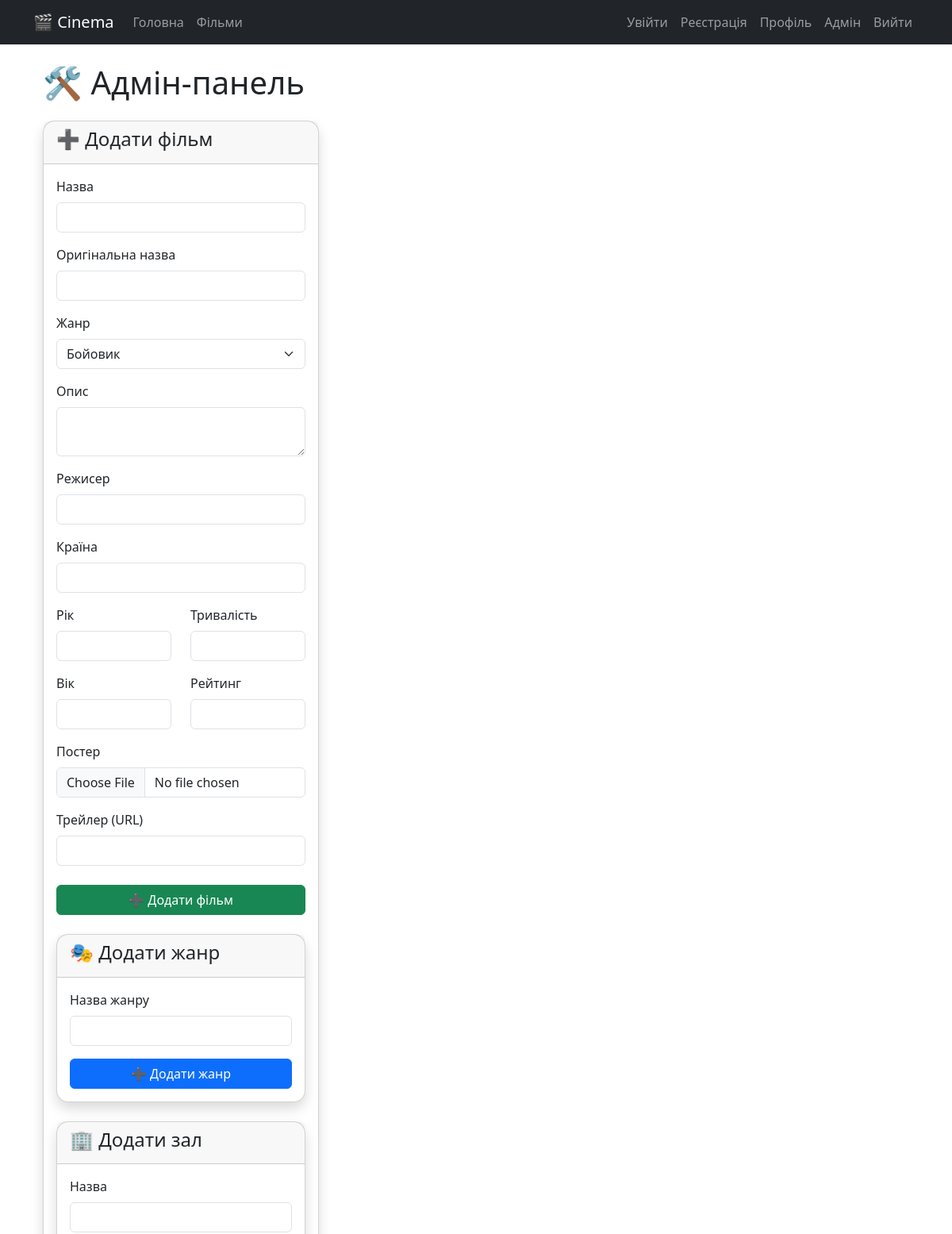
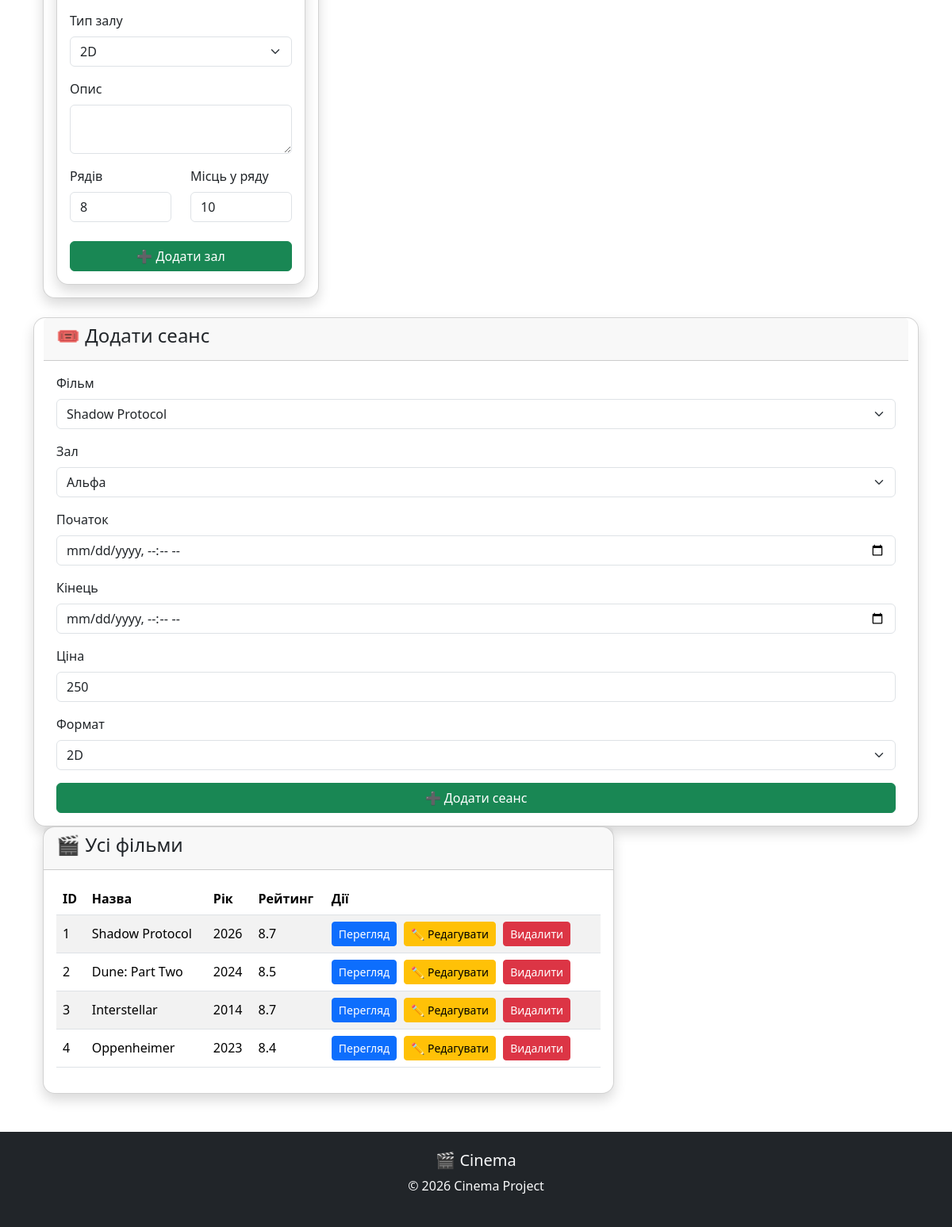
/admin (signed in), run on the app's committed database (2 pictures, top to bottom).
### app/models/movie.py (models this page shows)
class Movie(Base):
    __tablename__ = "movies"
    id: Mapped[int] = mapped_column(Integer,primary_key=True)
    title: Mapped[str] = mapped_column(String(255),nullable=False)
    original_title: Mapped[str | None] = mapped_column(
    String(255),
    nullable=True,
)
    description: Mapped[str] = mapped_column(Text)
    genre_id: Mapped[int] = mapped_column(
    ForeignKey("genres.id"),
    nullable=False,
)
    director: Mapped[str | None] = mapped_column(
    String(150),
    nullable=True,
)
    country: Mapped[str | None] = mapped_column(
    String(100),
    nullable=True,
)
    release_year: Mapped[int] = mapped_column(Integer)
    duration: Mapped[int] = mapped_column(Integer)
    age_limit: Mapped[int] = mapped_column(Integer)
    rating: Mapped[float] = mapped_column(Float,default=0)
    poster_url: Mapped[str | None] = mapped_column(String(255))
    trailer_url: Mapped[str | None] = mapped_column(
    String(255),
    nullable=True,
)
    is_active: Mapped[bool] = mapped_column(Boolean,default=True)
    created_at: Mapped[DateTime] = mapped_column(DateTime(timezone=True),server_default=func.now())
    updated_at: Mapped[DateTime] = mapped_column(DateTime(timezone=True),server_default=func.now(),onupdate=func.now())
    genre: Mapped["Genre"] = relationship(back_populates="movies")
    sessions: Mapped[list["MovieSession"]] = relationship(back_populates="movie",cascade="all, delete-orphan")

### app/routers/pages.py (the view)
@router.get("/admin", response_class=HTMLResponse)
def admin(
    request: Request,
    db: Session = Depends(get_db),
    current_user: User = Depends(get_current_admin),
):
    movies = MovieService(db).get_all()
    genres = GenreService(db).get_all()
    halls = HallService(db).get_all()
    return templates.TemplateResponse(
        "admin.html",
        {
            "request": request,
            "movies": movies,
            "genres": genres,
            "halls": halls,
            "user": current_user,
        },
    )

### app/templates/admin.html (shortened to what this page needs)
{% extends "base.html" %}
{% block styles %}
<link
    rel="stylesheet"
    href="{{ url_for('static', path='/css/admin.css') }}">
{% endblock %}
{% block content %}
<div class="container">
    <h1 class="mb-4">
        🛠 Адмін-панель
    </h1>
    <div class="row">
        <div class="col-lg-4">
            <div class="card shadow">
                <div class="card-header">
                    <h4>➕ Додати фільм</h4>
                </div>
                <div class="card-body">
                    <form id="movieForm">
    <div class="mb-3">
        <label class="form-label">Назва</label>
        <input
            id="title"
            class="form-control"
            required>
    </div>
    <div class="mb-3">
        <label class="form-label">
            Оригінальна назва
        </label>
        <input
            id="original_title"
            class="form-control">
    </div>
    <div class="mb-3">
        <label class="form-label">
            Жанр
        </label>
        <select
            id="genre_id"
            class="form-select">
            {% for genre in genres %}
            <option value="{{ genre.id }}">
                {{ genre.name }}
            </option>
            {% endfor %}
        </select>
    </div>
    <div class="mb-3">
        <label class="form-label">
            Опис
        </label>
        <textarea
            id="description"
            class="form-control"></textarea>
    </div>
    <div class="mb-3">
        <label class="form-label">
            Режисер
        </label>
        <input
            id="director"
            class="form-control">
    </div>
    <div class="mb-3">
        <label class="form-label">
            Країна
        </label>
        <input
            id="country"
            class="form-control">
    </div>
    <div class="row">
        <div class="col">
            <label class="form-label">
                Рік
            </label>
            <input
                id="release_year"
                type="number"
                class="form-control">
        </div>
        <div class="col">
            <label class="form-label">
                Тривалість
            </label>
            <input
                id="duration"
                type="number"
                class="form-control">
        </div>
    </div>
    <div class="row mt-3">
        <div class="col">
            <label class="form-label">
                Вік
            </label>
            <input
                id="age_limit"
                type="number"
                class="form-control">
        </div>
        <div class="col">
            <label class="form-label">
                Рейтинг
            </label>
            <input
                id="rating"
                type="number"
                step="0.1"
                class="form-control">
        </div>
    </div>
    <div class="mt-3">
    <label class="form-label">
        Постер
    </label>
    <input
        type="file"
        id="poster_file"
        class="form-control"
        accept="image/*">
    </div>
    <div class="mt-3">
        <label class="form-label">
            Трейлер (URL)
        </label>
        <input
            id="trailer_url"
            class="form-control">
    </div>
    <button
        id="movieSubmitButton"
        class="btn btn-success w-100 mt-4">
        ➕ Додати фільм
    </button>
    </form>
    <div class="card shadow mt-4">
    <div class="card-header">
        <h4>🎭 Додати жанр</h4>
    </div>
    <div class="card-body">
        <form id="genreForm">
            <div class="mb-3">
                <label class="form-label">
                    Назва жанру
                </label>
                <input
                    id="genreName"
                    class="form-control"
                    required>
            </div>
            <button
                class="btn btn-primary w-100">
                ➕ Додати жанр
            </button>
        </form>
    </div>
</div>
<div class="card shadow mt-4">
    <div class="card-header">
        <h4>🏢 Додати зал</h4>
    </div>
    <div class="card-body">
        <form id="hallForm">
            <div class="mb-3">
                <label class="form-label">
                    Назва
                </label>
                <input
                    id="hallName"
                    class="form-control"
                    required>
            </div>
            <div class="mb-3">
                <label class="form-label">
                    Тип залу
                </label>
                <select
                    id="hallType"
                    class="form-select">
                    <option value="2D">2D</option>
                </select>
            </div>
            <div class="mb-3">
                <label class="form-label">
                    Опис
                </label>
                <textarea
                    id="hallDescription"
                    class="form-control"></textarea>
            </div>
            <div class="row">
                <div class="col">
                    <label class="form-label">
                        Рядів
                    </label>
                    <input
                        type="number"
                        id="hallRows"
                        class="form-control"
                        value="8">
                </div>
                <div class="col">
                    <label class="form-label">
                        Місць у ряду
                    </label>
                    <input
                        type="number"
                        id="hallSeats"
                        class="form-control"
                        value="10">
                </div>
            </div>
            <button
                class="btn btn-success w-100 mt-4">
                ➕ Додати зал
            </button>
        </form>
    </div>
</div>
                </div>
            </div>
        </div>
<div class="card shadow mt-4">
    <div class="card-header">
        <h4>🎟 Додати сеанс</h4>
    </div>
    <div class="card-body">
        <form id="sessionForm">
            <div class="mb-3">
                <label class="form-label">
                    Фільм
                </label>
                <select
                    id="sessionMovie"
                    class="form-select">
                    {% for movie in movies %}
                    <option value="{{ movie.id }}">
                        {{ movie.title }}
                    </option>
                    {% endfor %}
                </select>
            </div>
            <div class="mb-3">
                <label class="form-label">
                    Зал
                </label>
                <select
                    id="sessionHall"
                    class="form-select">
                    {% for hall in halls %}
                    <option value="{{ hall.id }}">
                        {{ hall.name }}
                    </option>
                    {% endfor %}
                </select>
            </div>
            <div class="mb-3">
                <label class="form-label">
                    Початок
                </label>
                <input
                    type="datetime-local"
                    id="startTime"
                    class="form-control">
            </div>
            <div class="mb-3">
                <label class="form-label">
                    Кінець
                </label>
                <input
                    type="datetime-local"
                    id="endTime"
                    class="form-control">
            </div>
            <div class="mb-3">
                <label class="form-label">
                    Ціна
                </label>
                <input
                    type="number"
                    id="sessionPrice"
                    class="form-control"
                    value="250">
            </div>
            <div class="mb-3">
                <label class="form-label">
                    Формат
                </label>
                <select
                    id="sessionFormat"
                    class="form-select">
                    <option>2D</option>
                </select>
            </div>
            <button
                class="btn btn-success w-100">
                ➕ Додати сеанс
            </button>
        </form>
    </div>
</div>
        <div class="col-lg-8">
            <div class="card shadow">
                <div class="card-header">
                    <h4>
                        🎬 Усі фільми
                    </h4>
                </div>
                <div class="card-body">
                    <table class="table table-striped">
                        <thead>
                        <tr>
                            <th>ID</th>
                            <th>Назва</th>
                            <th>Рік</th>
                            <th>Рейтинг</th>
                            <th>Дії</th>
                        </tr>
                        </thead>
                        <tbody>
                        {% for movie in movies %}
                        <tr>
                            <td>{{ movie.id }}</td>
                            <td>{{ movie.title }}</td>
                            <td>{{ movie.release_year }}</td>
                            <td>{{ movie.rating }}</td>
                            <td>
                                <a
                                    href="/movie/{{ movie.id }}"
                                    class="btn btn-primary btn-sm">
                                    Перегляд
                                </a>
                                <button
                                    class="btn btn-warning btn-sm editMovie"
                                    data-id="{{ movie.id }}"
                                    data-title="{{ movie.title }}"
                                    data-original="{{ movie.original_title or '' }}"
                                    data-description="{{ movie.description or '' }}"
                                    data-genre="{{ movie.genre_id }}"
                                    data-director="{{ movie.director or '' }}"
                                    data-country="{{ movie.country or '' }}"
                                    data-year="{{ movie.release_year }}"
                                    data-duration="{{ movie.duration }}"
                                    data-age="{{ movie.age_limit }}"
                                    data-rating="{{ movie.rating }}"
                                    data-poster="{{ movie.poster_url or '' }}"
                                    data-trailer="{{ movie.trailer_url or '' }}">
                                    ✏️ Редагувати
                                </button>
                                <button
                                    class="btn btn-danger btn-sm deleteMovie"
                                    data-id="{{ movie.id }}">
                                    Видалити
                                </button>
                            </td>
                        </tr>
                        {% endfor %}
                        </tbody>
                    </table>
                </div>
            </div>
        </div>
    </div>
</div>
{% endblock %}

### app/static/css/style.css (style rules this page uses)
.card { border-radius:15px; }
.table td { vertical-align:middle; }
.btn-sm { margin-right:5px; }

### data on the page
Movie: id "1", title "Shadow Protocol", release_year "2026", rating "8.7"
Movie: id "2", title "Dune: Part Two", release_year "2024", rating "8.5"
Movie: id "3", title "Interstellar", release_year "2014", rating "8.7"
Movie: id "4", title "Oppenheimer", release_year "2023", rating "8.4"

### other printed values
form field value "Бойовик"
form field value "Shadow Protocol"
form field value "Альфа"
